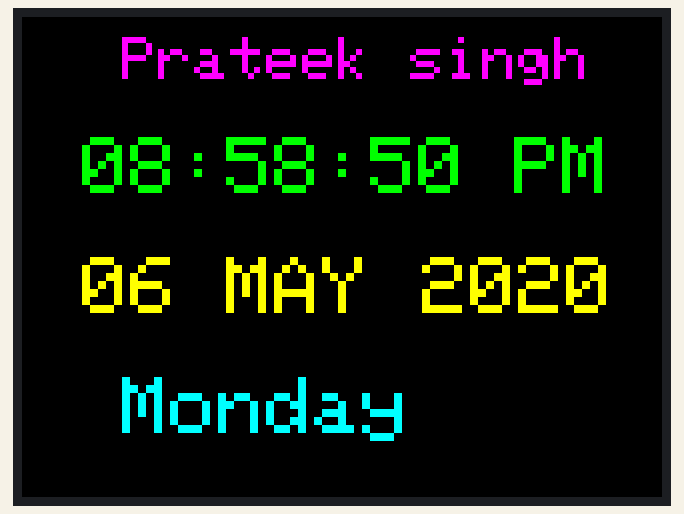
The sketch below on a simulated Arduino Mega 2560, built with avr-gcc and run on an emulated ATmega2560. On the bench: 320×240 colour display. The local clock reads 2024-03-15 10:24:30 at power-on unless the sketch sets it; what the sketch prints to the serial monitor is not drawn.

Above: at 0.3 s.
At 4.4 s:
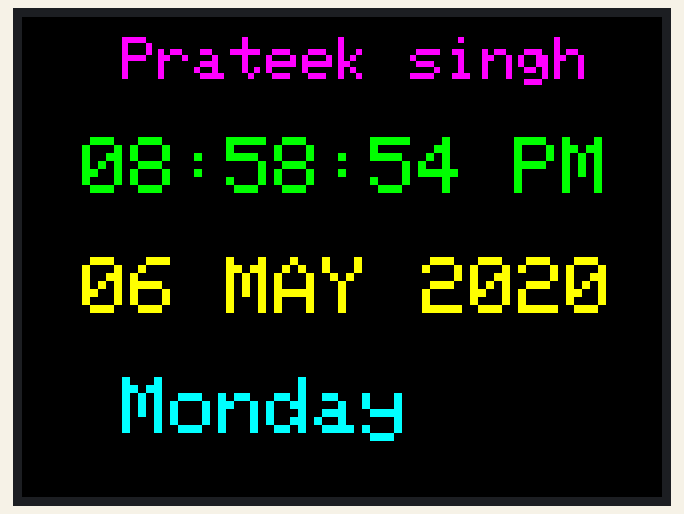
At 9.5 s:
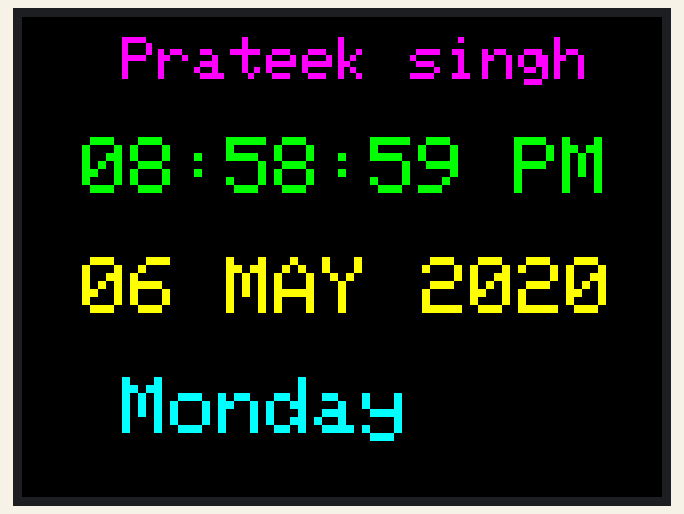
At 16.7 s:
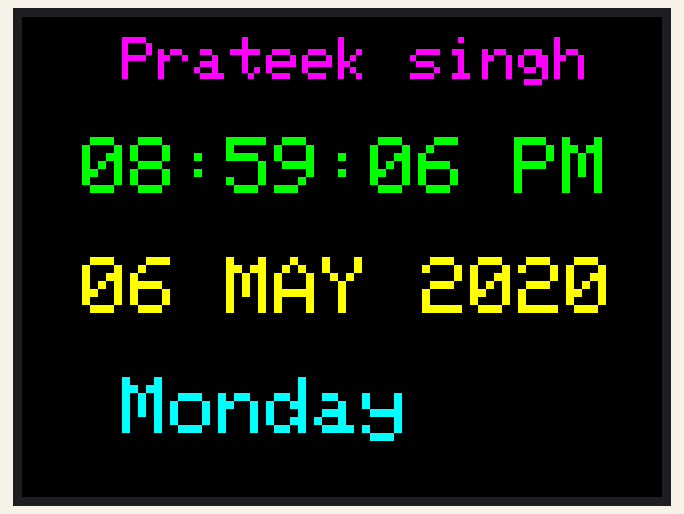
At 23.8 s:
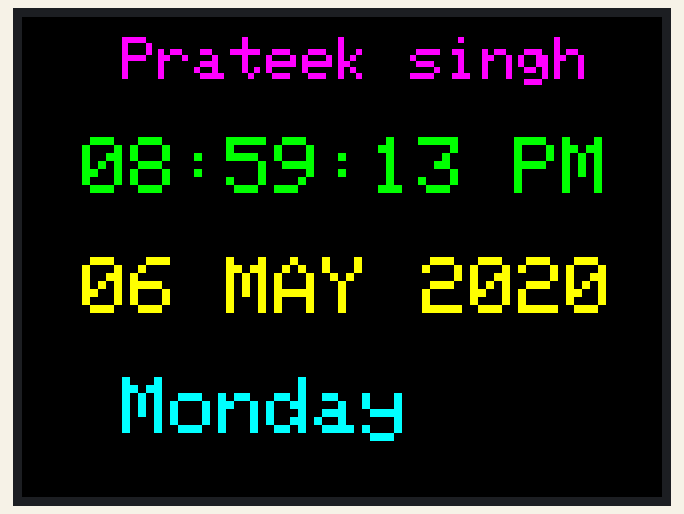
At 38.1 s:
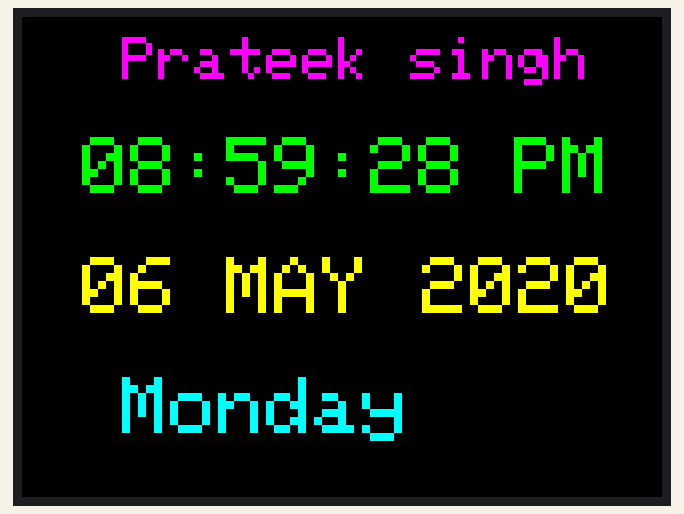

The sketch:

2.4_inch_based_digital_clock.ino
```cpp
#include <Adafruit_GFX.h>
#include <MCUFRIEND_kbv.h>
MCUFRIEND_kbv tft;

#include <DS1302.h>
// Init the DS1302
DS1302 rtc(24, 26, 28);
// Init a Time-data structure
Time t;
int activate;

#define BLACK 0x0000
#define BLUE 0x001F
#define RED 0xF800
#define GREEN 0x07E0
#define CYAN 0x07FF
#define MAGENTA 0xF81F
#define YELLOW 0xFFE0
#define WHITE 0xFFFF
#define GREY 0x8410

void setup()
{
Serial.begin(9600);
uint16_t ID = tft.readID();
Serial.print("TFT ID = 0x");
Serial.println(ID, HEX);
if (ID == 0xD3D3) ID = 0x9486; // write-only shield
tft.begin(ID);
tft.setRotation(1);
tft.fillScreen(BLACK);

// Set the clock to run-mode, and disable the write protection
rtc.halt(false);
rtc.writeProtect(false);

// The following lines can be commented out to use the values already stored in the DS1302
 rtc.setDOW(WEDNESDAY); // Set Day-of-Week to TUESDAY
 rtc.setTime(20, 58, 50); // Set the time to 24hr format it will automatically take time according to AM/PM
 rtc.setDate(06, 05, 2020); // Set the date to May 7th, 2018
}

void loop()
{
// Get data from the DS1302
t = rtc.getTime();

tft.fillRect(170, 50, 50, 50, BLACK);


// update
if (t.sec<=1){
tft.fillScreen(BLACK);
}
// Day
tft.setCursor(50,180);
tft.setTextSize(4);
tft.setTextColor(CYAN);
tft.print(rtc.getDOWStr());

// Heading
tft.setCursor(50,10);
tft.setTextColor(MAGENTA);
tft.setTextSize(3);
tft.print("Prateek singh");

//time
tft.setCursor(30,60);
tft.setTextSize(4);
tft.setTextColor(GREEN);

if (t.hour>=12){
activate = 1;
t.hour = t.hour-12;
if (t.hour== 0) {
t.hour = 12; // Day 12 PM
}
if (t.hour<=9){
tft.print("0");
tft.print(t.hour);
tft.print(":");
}
else {
tft.print(t.hour);
tft.print(":");}
}
else {
activate = 0;
if(t.hour==0){
t.hour=12; // Night 12 AM
}
if (t.hour<=9){
tft.print("0");
tft.print(t.hour);
tft.print(":");
}
else {
tft.print(t.hour);
tft.print(":");}
}

if (t.min<=9){
tft.print("0");
tft.print(t.min);
tft.print(":");
}
else {
tft.print(t.min);
tft.print(":");}

if (t.sec<=9){
tft.print("0");
tft.print(t.sec);
tft.print(" ");
}
else {
tft.print(t.sec);
tft.print(" ");
}

//AM/PM
if (activate==1){
tft.print("PM");
}else{
tft.print("AM"); }

//Date
tft.setCursor(30,120);
tft.setTextColor(YELLOW);
if (t.date<=9){
tft.print("0");
tft.print(t.date);
tft.print(" ");
}
else {
tft.print(t.date);
tft.print(" ");}

switch (t.mon)
{
case 1:
tft.print("JAN");
break;
case 2:
tft.print("FEB");
break;
case 3:
tft.print("MAR");
break;
case 4:
tft.print("APR");
break;
case 5:
tft.print("MAY");
break;
case 6:
tft.print("JUN");
break;
case 7:
tft.print("JUL");
break;
case 8:
tft.print("AUG");
break;
case 9:
tft.print("SEP");
break;
case 10:
tft.print("OCT");
break;
case 11:
tft.print("NOV");
break;
case 12:
tft.print("DEC");
break;
}

tft.setCursor(200,120);
tft.print(t.year);
delay(1000);

}
```

Measured:
- what the display in image 1 shows lasts 1.0 s, from 4.3 s to 5.3 s
